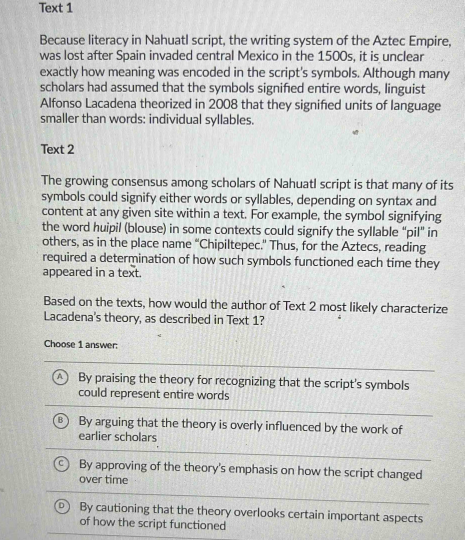
#> input picture camera.jpeg, 929 x 1080 px (shown at 1/2 size)
$ python -i task_pipe.py   (imports and definitions only)   (older library calls are emulated)
#> lines starting #> are read from the running program, lines starting #| are printed output that depends on the picture; after the words box and inside, x2 and y2 are one past the last pixel; in counts of white or black regions, pixels touching at a corner belong together
"""Task Pipe — fix blurry/dark/rotated photos, then OCR in 10+ languages.

Usage (shared venv, see README):
    uv sync                                  # one-time setup
    uv run task_pipe.py --input photo.jpg
    uv run task_pipe.py --input samples/ --langs en,hi,ar,ch_sim,ch_tra,es,fr,de,ru,ja,ko,pt
    uv run task_pipe.py --input photo.jpg --no-fix        # ablation: OCR without fixes
    uv run task_pipe.py --input photo.jpg --show --output-dir out/

Pipe per image:
  1. EXIF auto-rotate (phone photos)            [Pillow exif_transpose]
  2. Brighten if dark: mean-V < 125 → CLAHE + gamma lift to ~130
  3. Denoise + sharpen if blurry: Laplacian-var < 300 → bilateral + unsharp
  4. Deskew: Hough median angle (fallback: text-block minAreaRect) → warpAffine
  5. Upscale small images (h < 800px) for OCR
  6. OCR with EasyOCR (multilingual, pure-pip — no system tesseract needed)

Outputs per input:  fixed_<name>.jpg  +  <name>.txt  (+ console metrics).
Default langs cover Hindi, Arabic, Chinese (simp+trad) + 8 more = 12 total.
First run downloads EasyOCR detection/recognition models (~100MB, cached after).
"""

from __future__ import annotations

import argparse
import sys
from pathlib import Path

DEFAULT_LANGS = ["en", "hi", "ar", "ch_sim", "ch_tra",
                 "es", "fr", "de", "ru", "ja", "ko", "pt"]

IMG_EXTS = {".jpg", ".jpeg", ".png", ".bmp", ".tif", ".tiff", ".webp"}


# --------------------------------------------------------------------------
# [58 lines left out: functions load_image, brightness_v, fix_brightness, blur_score, fix_blur, not called in this run]


def estimate_skew_hough(img) -> float | None:
    """Skew via median angle of near-horizontal Hough segments (text baselines,
    table/page edges). Returns None if too few lines found."""
    import cv2
    import numpy as np

    gray = cv2.cvtColor(img, cv2.COLOR_BGR2GRAY)
    gray = cv2.GaussianBlur(gray, (3, 3), 0)
    edges = cv2.Canny(gray, 50, 200)
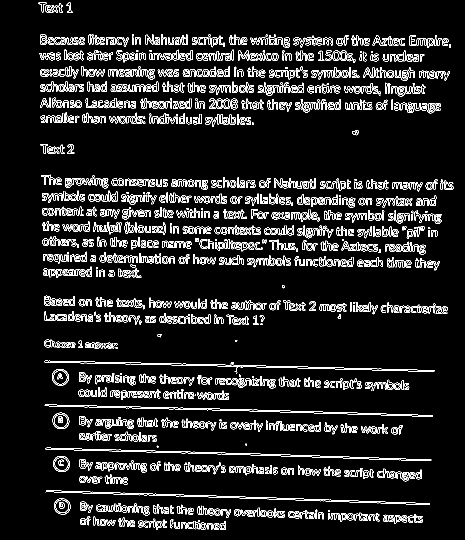
#> edges: shape (1080, 929) (shown at 1/2 size); 8.2% white in thin lines or dots, all inside (x1, y1, x2, y2) = (77, 5, 907, 1060)
    h, w = gray.shape
#> h = 1080; w = 929
    lines = cv2.HoughLinesP(edges, 1, np.pi / 180, threshold=50,
                            minLineLength=max(60, w // 8), maxLineGap=10)
#> lines = 340 rows, first 6: [380, 990, 797, 1004], [86, 511, 879, 525], [422, 907, 851, 921], [334, 991, 858, 1009], [82, 207, 578, 216], [198, 389, 580, 395]
    if lines is None or len(lines) < 4:
        return None
    angs = []
    for x1, y1, x2, y2 in np.asarray(lines).reshape(-1, 4):
        a = float(np.degrees(np.arctan2(y2 - y1, x2 - x1)))
        # Fold to [-45, 45]: near-horizontal vs near-vertical line families.
        while a <= -45:
            a += 90
        while a > 45:
            a -= 90
        if abs(a) < 45:
            angs.append(a)
#> this loop made 340 passes
#> (x1, y1, x2, y2) on passes 1 to 3: (380, 990, 797, 1004), (86, 511, 879, 525), (422, 907, 851, 921)
#> after the loop, angs = 340 values, max 5.95 at index 305, min -5.76 at index 276, mean 0.821
    if len(angs) < 4:
        return None
    return float(np.median(angs))


# [30 lines left out: function estimate_skew_contour, not called in this run]


def estimate_skew(img) -> float:
    """Angle (deg) of dominant text direction. 0 = straight."""
    hough = estimate_skew_hough(img)
#> hough = 0.932
    if hough is not None and abs(hough) > 0.3:
        return hough
    return estimate_skew_contour(img)


def deskew(img, max_angle: float = 30.0):
    import cv2

    ang = estimate_skew(img)
#> ang = 0.932
    if abs(ang) < 0.5 or abs(ang) > max_angle:
        return img, False, f"skew={ang:+.1f}° (skipped)"
    h, w = img.shape[:2]
#> h = 1080; w = 929
    m = cv2.getRotationMatrix2D((w / 2, h / 2), ang, 1.0)
#> m = [[1, 0.0163, -8.72], [-0.0163, 1, 7.63]]
    # Keep full content: expand canvas.
    import numpy as np
    cos, sin = abs(m[0, 0]), abs(m[0, 1])
#> cos = 1; sin = 0.0163
    nw, nh = int(h * sin + w * cos), int(h * cos + w * sin)
#> nw = 946; nh = 1094
    m[0, 2] += (nw - w) / 2
    m[1, 2] += (nh - h) / 2
    out = cv2.warpAffine(img, m, (nw, nh),
                         flags=cv2.INTER_CUBIC,
                         borderMode=cv2.BORDER_REPLICATE)
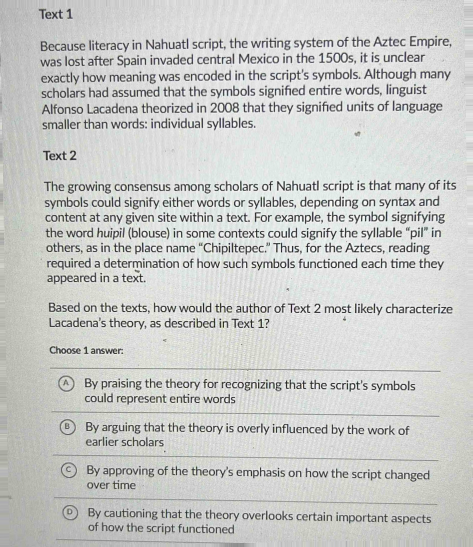
#> out: shape (1094, 946, 3) (shown at 1/2 size); mean R, G, B 202.2, 203.3, 201.2
    return out, True, f"skew {ang:+.1f}° corrected"


# [55 lines left out: functions upscale_small, run_pipe, ocr_image, not called in this run]


ocr_image._reader = None  # type: ignore[attr-defined]
ocr_image._langs: list[str] | None = None  # type: ignore[attr-defined]


# --------------------------------------------------------------------------
# [71 lines left out: functions collect_inputs, main, not called in this run]


# [2 lines not run here, left out]

>>> import cv2
>>> picture = cv2.cvtColor(cv2.imread('camera.jpeg'), cv2.COLOR_BGR2RGB)
>>> result = deskew(picture)
